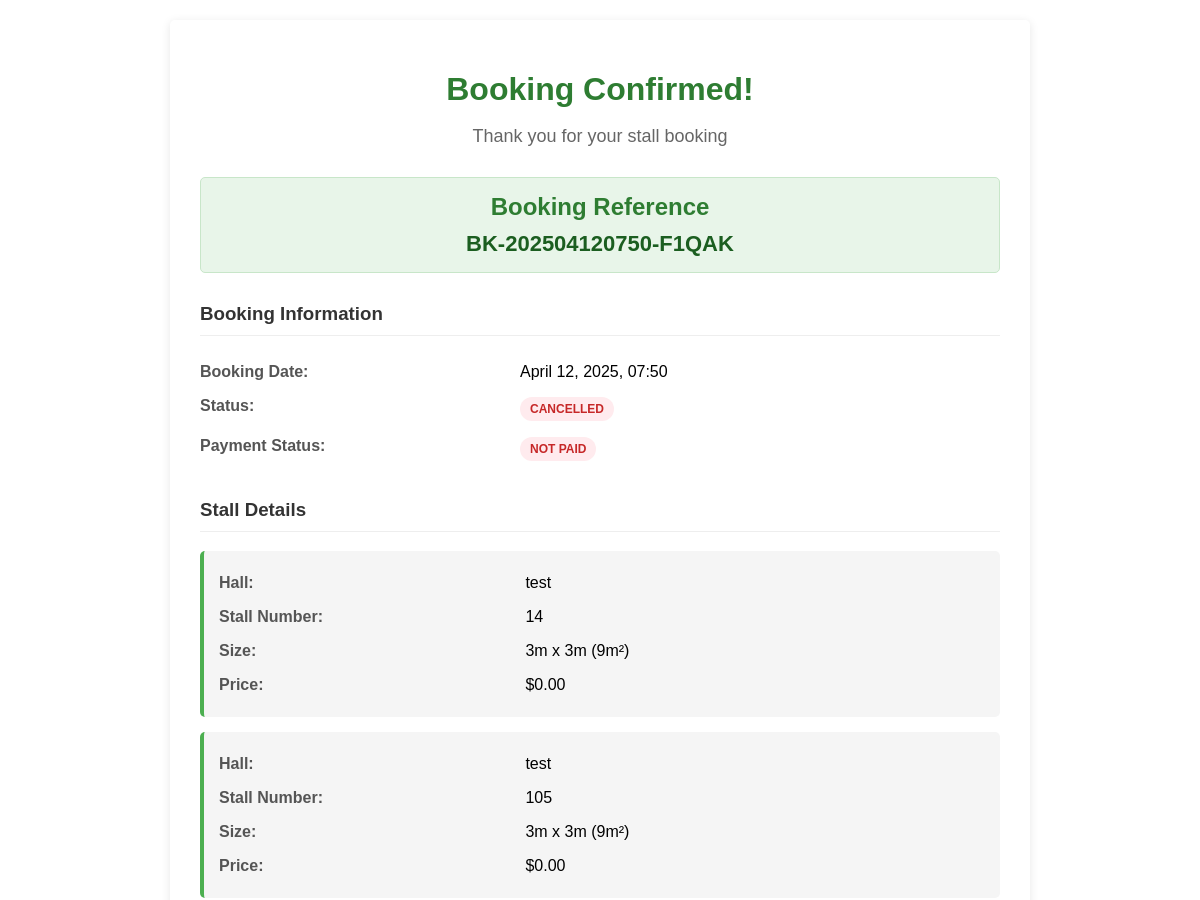
Page /booking/14/confirmation/ (upper part) on the earlier database version.
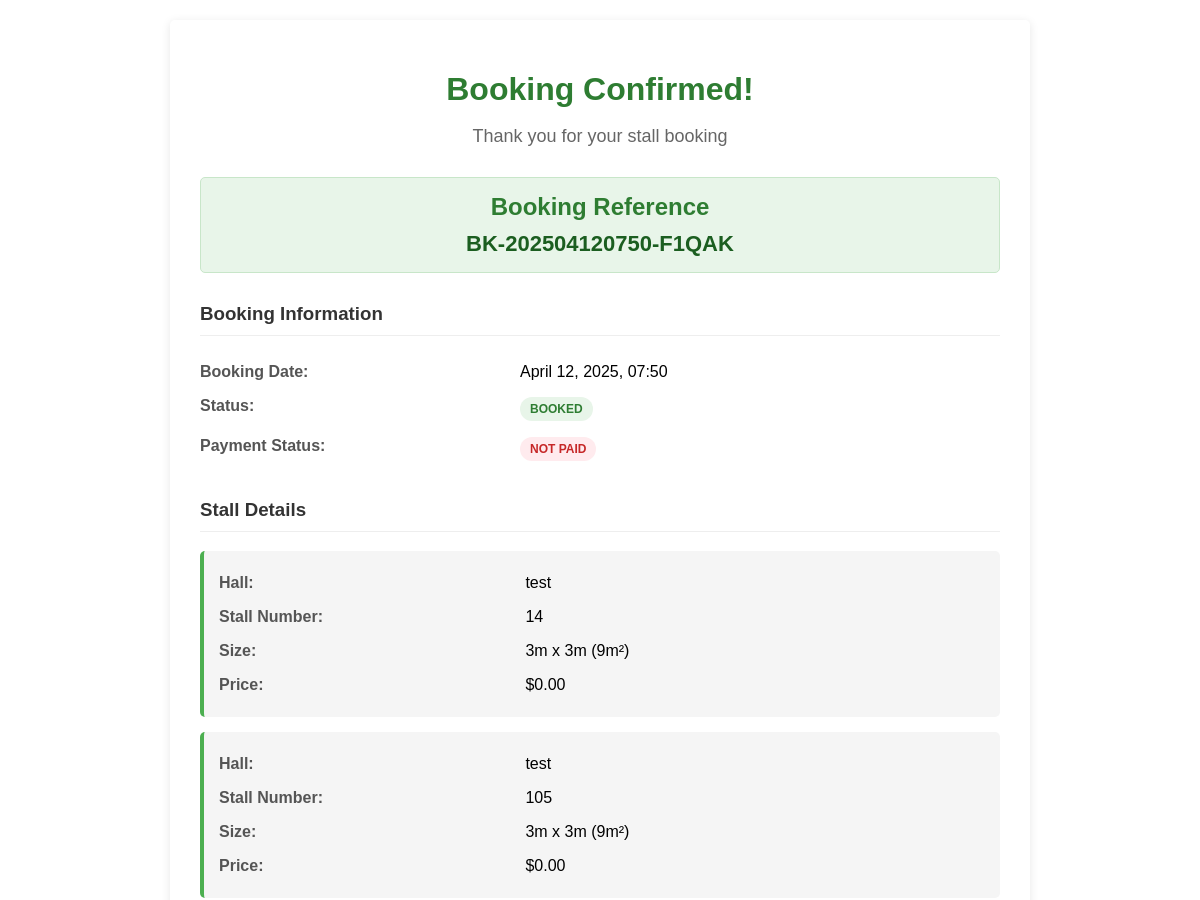
Same page on the later database version.
### halls/models.py (models this page shows, shortened)
class Booking(models.Model):
    STATUS_CHOICES = [
        ('booked', 'Booked'),
        ('cancelled', 'Cancelled'),
        ('blocked', 'Blocked'),
    ]
    stalls = models.ManyToManyField(Stall, related_name='bookings')
    customer_name = models.CharField(max_length=100)
    customer_email = models.EmailField()
    customer_phone = models.CharField(max_length=20)
    company_name = models.CharField(max_length=100, blank=True, null=True)
    booking_date = models.DateTimeField(default=timezone.now)
    status = models.CharField(max_length=20, choices=STATUS_CHOICES, default='booked')
    notes = models.TextField(blank=True, null=True)
    payment_status = models.BooleanField(default=False)
    booking_reference = models.CharField(max_length=20, unique=True)

### halls/views.py (the view)
# urls.py: path('booking/<int:booking_id>/confirmation/', views.booking_confirmation, name='booking_confirmation'),
def booking_confirmation(request, booking_id):
    booking = get_object_or_404(Booking, id=booking_id)
    stalls = booking.stalls.all()
    total_price = sum(stall.price for stall in stalls)
    hall_id = stalls.first().hall.id if stalls.exists() else 1
    return render(request, 'halls/booking_confirmation.html', {
        'booking': booking,
        'stalls': stalls,
        'total_price': total_price,
        'hall_id': hall_id
    })

### halls/models.py (called while the page is built)
    @property
    def area(self):
        return self.width * self.height

### templates/halls/booking_confirmation.html (shortened to what this page needs)
<!DOCTYPE html>
<html lang="en">
<head>
</head>
<body>
    <div class="container">
        <div class="header">
            <h1>Booking Confirmed!</h1>
            <p>Thank you for your stall booking</p>
        </div>
        <div class="confirmation-number">
            <h2>Booking Reference</h2>
            <p>{{ booking.booking_reference }}</p>
        </div>
        <div class="booking-details">
            <h3>Booking Information</h3>
            <div class="detail-row">
                <div class="detail-label">Booking Date:</div>
                <div class="detail-value">{{ booking.booking_date|date:"F j, Y, H:i" }}</div>
            </div>
            <div class="detail-row">
                <div class="detail-label">Status:</div>
                <div class="detail-value">
                    <span class="status status-{{ booking.status }}">{{ booking.get_status_display }}</span>
                </div>
            </div>
            <div class="detail-row">
                <div class="detail-label">Payment Status:</div>
                <div class="detail-value">
                    {% if booking.payment_status %}
                    <span class="status status-booked">Paid</span>
                    {% else %}
                    <span class="status status-cancelled">Not Paid</span>
                    {% endif %}
                </div>
            </div>
        </div>
        <div class="stall-details">
            <h3>Stall Details</h3>
            {% if stalls %}
            {% for stall in stalls %}
            <div class="stall-item">
                <div class="detail-row">
                    <div class="detail-label">Hall:</div>
                    <div class="detail-value">{{ stall.hall.name }}</div>
                </div>
                <div class="detail-row">
                    <div class="detail-label">Stall Number:</div>
                    <div class="detail-value">{{ stall.stall_number }}</div>
                </div>
                <div class="detail-row">
                    <div class="detail-label">Size:</div>
                    <div class="detail-value">{{ stall.width }}m x {{ stall.height }}m ({{ stall.area }}m²)</div>
                </div>
                <div class="detail-row">
                    <div class="detail-label">Price:</div>
                    <div class="detail-value">${{ stall.price }}</div>
                </div>
            </div>
            {% endfor %}
            {% else %}
            <p>No stalls in this booking.</p>
            {% endif %}
        </div>
    </div>
</body>
</html>

Differences in the rows shown:
changed Booking "BK-202504120750-F1QAK": status "CANCELLED" → "BOOKED"
